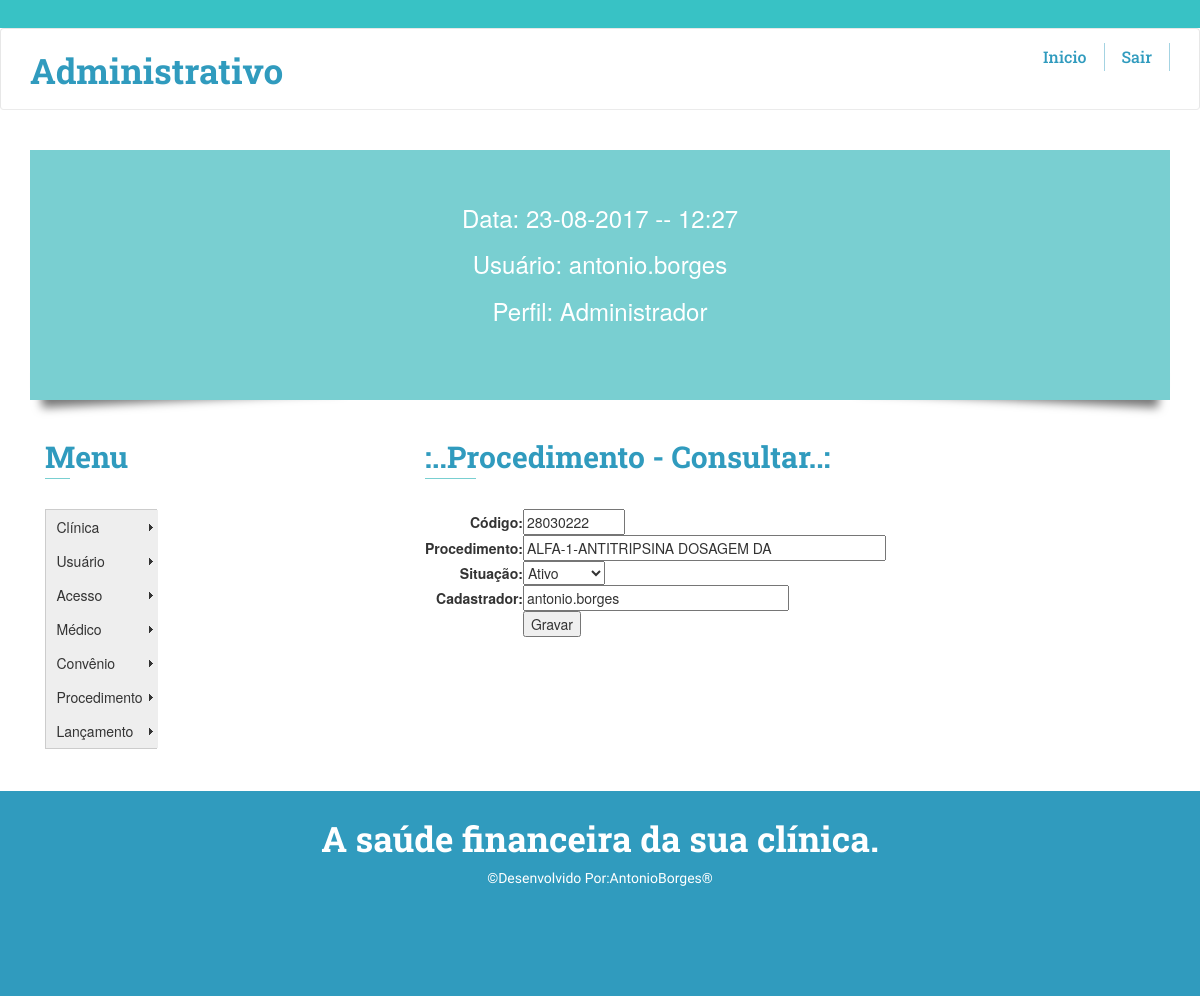
The page /administrativo/Adm_Proc03.php?id_proc=106 (signed in) on the database its author committed.
### tables this page shows
CREATE TABLE IF NOT EXISTS `acesso` (
  `id_ace` int(11) NOT NULL AUTO_INCREMENT,
  `usu_data` date NOT NULL,
  `usu_id` int(5) NOT NULL,
  `login` varchar(20) NOT NULL,
  `senha` varchar(20) NOT NULL,
  `perfil_id` int(2) NOT NULL,
  `situacao_ace` int(2) NOT NULL,
  `cadastrador_ace` varchar(40) NOT NULL,
  PRIMARY KEY (`id_ace`),
  UNIQUE KEY `login` (`login`),
  KEY `usu_id` (`usu_id`),
  KEY `perfil_id` (`perfil_id`),
  KEY `situacao_ace` (`situacao_ace`)
);

CREATE TABLE IF NOT EXISTS `perfil` (
  `id_pf` int(11) NOT NULL AUTO_INCREMENT,
  `nome_pf` varchar(40) NOT NULL,
  PRIMARY KEY (`id_pf`)
);

CREATE TABLE IF NOT EXISTS `procedimentos` (
  `id_proc` int(11) NOT NULL AUTO_INCREMENT,
  `cod_proc` varchar(20) NOT NULL,
  `nome_proc` varchar(255) NOT NULL,
  `situacao_proc` int(2) NOT NULL,
  `cadastrador_proc` varchar(40) NOT NULL,
  PRIMARY KEY (`id_proc`)
);

CREATE TABLE IF NOT EXISTS `situacao` (
  `id_situa` int(11) NOT NULL AUTO_INCREMENT,
  `tipo_situa` varchar(40) NOT NULL,
  PRIMARY KEY (`id_situa`)
);

### administrativo/Adm_Proc03.php (the view, shortened to what this page needs)
<?php require_once('../Connections/rec01.php'); ?>
<?php
$logoutAction = $_SERVER['PHP_SELF']."?doLogout=true";
if ((isset($_SERVER['QUERY_STRING'])) && ($_SERVER['QUERY_STRING'] != "")){
  $logoutAction .="&". htmlentities($_SERVER['QUERY_STRING']);
}
?>
<?php
if (!function_exists("GetSQLValueString")) {
function GetSQLValueString($theValue, $theType, $theDefinedValue = "", $theNotDefinedValue = "")
{
  $theValue = function_exists("mysql_real_escape_string") ? mysql_real_escape_string($theValue) : mysql_escape_string($theValue);
  switch ($theType) {
    case "long":
    case "int":
      $theValue = ($theValue != "") ? intval($theValue) : "NULL";
      break;
  }
  return $theValue;
}
}
$editFormAction = $_SERVER['PHP_SELF'];
if (isset($_SERVER['QUERY_STRING'])) {
  $editFormAction .= "?" . htmlentities($_SERVER['QUERY_STRING']);
}
$colname_cs_proc = "-1";
if (isset($_GET['id_proc'])) {
  $colname_cs_proc = $_GET['id_proc'];
}
$query_cs_proc = sprintf("SELECT id_proc, cod_proc, nome_proc, situacao_proc, cadastrador_proc FROM procedimentos WHERE id_proc = %s", GetSQLValueString($colname_cs_proc, "int"));
$cs_proc = mysql_query($query_cs_proc, $rec01) or die(mysql_error());
$row_cs_proc = mysql_fetch_assoc($cs_proc);
$query_cs_situacao = "SELECT id_situa, tipo_situa FROM situacao";
$cs_situacao = mysql_query($query_cs_situacao, $rec01) or die(mysql_error());
$row_cs_situacao = mysql_fetch_assoc($cs_situacao);
?>
<!doctype html>
<html>
<link href="../SpryAssets/SpryValidationTextField.css" rel="stylesheet" type="text/css">
	<body>
		<div class="header" id="home">
			<div class="header-top">
			</div>
			<div class="header_nav" id="home">
<nav class="navbar navbar-default chn-gd">
					<div class="container">
					<div class="navbar-header">
					<a class="navbar-brand logo-st" href="#">Administrativo</a>
					</div>
					<div class="collapse navbar-collapse" id="bs-example-navbar-collapse-1">
					<ul class="nav navbar-nav navbar-right">
						<li>
						<a href="./principal_Adm01.php">Inicio</a>
						</li>
						<li>
						<a href="<?php echo $logoutAction ?>">Sair</a>
						</li>
					</ul>
					</div>
				  </div>
				</nav>
            </div>
		</div>
             <?php include('../restrito/identifica01.php');?>
				<?php include('../restrito/Menu_lateral.php');?>
                        <div class="col-md-8 ser-fet">
						<h3>:..Procedimento - Consultar..:</h3>
						<span class="line"></span>
						<div class="features">
							<div class="col-md-6 fet-pad">
								<div class="div-margin">
									<div>
                                      <form method="post" name="form1" action="<?php echo $editFormAction; ?>">
                                        <table width="100%" border="0" align="center" cellpadding="10" cellspacing="10">
                                          <tr valign="baseline">
                                            <td width="14%" align="right" nowrap><strong>Código:</strong></td>
                                            <td width="86%"><input name="cod_proc" type="text" value="<?php echo htmlentities($row_cs_proc['cod_proc'], ENT_COMPAT, ''); ?>" size="10" maxlength="9"></td>
                                          </tr>
                                          <tr valign="baseline">
                                            <td nowrap align="right"><strong>Procedimento:</strong></td>
                                            <td><input name="nome_proc" type="text" value="<?php echo htmlentities($row_cs_proc['nome_proc'], ENT_COMPAT, ''); ?>" size="45" maxlength="255"></td>
                                          </tr>
                                          <tr valign="baseline">
                                            <td nowrap align="right"><strong>Situação:</strong></td>
                                            <td>
                                              <select name="situacao_proc" id="situacao_proc">
                                                <?php
												do {
												?>
												<option value="<?php echo $row_cs_situacao['id_situa']?>"<?php if (!(strcmp($row_cs_situacao['id_situa'], $row_cs_proc['situacao_proc']))) {echo "selected=\"selected\"";} ?>><?php echo $row_cs_situacao['tipo_situa']?></option>
												<?php
												} while ($row_cs_situacao = mysql_fetch_assoc($cs_situacao));
												?>
                                            </select></td>
                                          </tr>
                                          <tr valign="baseline">
                                            <td nowrap align="right"><strong>Cadastrador:</strong></td>
                                            <td><input type="text" name="cadastrador_proc" value="<?php echo htmlentities($row_cs_proc['cadastrador_proc'], ENT_COMPAT, ''); ?>" size="32"></td>
                                          </tr>
                                          <tr valign="baseline">
                                            <td nowrap align="right">&nbsp;</td>
                                            <td><input type="submit" value="Gravar"></td>
                                          </tr>
                                        </table>
                                      </form>
                                  </div>
                              </div>
                          </div>
                          </div>
                        </div>
</body>
</html>

### restrito/identifica01.php (shortened to what this page needs)
<?php require_once('../Connections/rec01.php'); ?>
<?php
$usuario=$_SESSION['MM_Username'];
$query_cs_usuario = "SELECT id_ace, usu_data, usu_id, login, senha, perfil_id, situacao_ace, cadastrador_ace, id_pf, nome_pf FROM acesso, perfil WHERE perfil_id=id_pf AND login='$usuario'";
$cs_usuario = mysql_query($query_cs_usuario, $rec01) or die(mysql_error());
$row_cs_usuario = mysql_fetch_assoc($cs_usuario);
?>
<html>
	<body>
			<div class="container">
				<ul class="box-shadow effect2">
					<li>
                    	<h3><font color="white" size="+2"><?php  date_default_timezone_set('America/Sao_Paulo');
																	$date = date('d-m-Y -- H:i');
																	echo "Data:&nbsp;".$date;
														            ?></font></h3><br>
						<h3><font color="white" size="+2"><?php  echo "Usuário:&nbsp".$_SESSION['MM_Username'];?></font></h3><br>
                        <h3><font color="white" size="+2"><?php  echo "Perfil:&nbsp".$perfil=$row_cs_usuario['nome_pf'];?></font></h3><br>
					</li>
				</ul>
			</div>
	</body>
</html>

### css/style.css (style rules this page uses)
h4, h5, h6, h1, h2, h3 { margin: 0; }
ul, ol, li { margin: 0; }
p { margin: 0; }
body { margin:0; padding:0; }
.header-top { background:#38c2c5; padding: 1em 0em; }
.navbar-header a.navbar-brand.logo-st,.navbar-header a.navbar-brand.logo-st:hover { font-family: 'Roboto Slab', serif; font-weight:700; font-size: 35px; text-decoration:none; color:#309BBE; margin-top: 2px; }
nav.navbar.navbar-default.chn-gd { background-color: #fff; border-bottom: 1px solid #EBEBEB; padding: 1em 0em; margin: 0; }
.navbar-default .navbar-nav>li { border-right:1px solid rgba(48, 155, 190, 0.44); padding: 0px 5px 0px; }
.navbar-default .navbar-nav>li>a:focus,.navbar-default .navbar-nav>li>a { padding: 4px 12px; color: #309BBE !important; font-family: 'Roboto Slab', serif; font-weight: 500; font-size: 16px; }
ul.box-shadow li { text-align:center; position:relative; top:55px; }
ul.box-shadow { width:100%; height:250px; background:#79CFD1; margin:40px auto; }
.effect2 { position: relative; }
.effect2:before, .effect2:after { z-index: -1; position: absolute; content: ""; bottom: 15px; left: 10px; width: 50%; top: 80%; max-width:300px; background: #777; -webkit-box-shadow: 0 15px 10px #777; -moz-box-shadow: 0 15px 10px #777; box-shadow: 0 15px 10px #777; -webkit-transform: rotate(-3deg); -moz-transform: rotate(-3deg); -o-transform: rotate(-3deg); -ms-transform: rotate(-3deg); transform: rotate(-3deg); }
.effect2:after { -webkit-transform: rotate(3deg); -moz-transform: rotate(3deg); -o-transform: rotate(3deg); -ms-transform: rotate(3deg); transform: rotate(3deg); right: 10px; left: auto; }
.ser-fet h3 { color: #309BBE; font-weight: 700; font-family: 'Roboto Slab', serif; margin-bottom: 5px; font-size: 30px; }
span.line { height: 1px; background-color: #79CFD1; display: block; width: 7%; }
ul { padding: 0; list-style: none; }
.features { margin-top: 30px; }
.fet-pad { padding:0px 0px 0px 0px; }
.div-margin { padding-bottom: 35px; }
.footer { background:#309BBE; padding:2em 0em; }
.footer-text { text-align:center; }
.footer-text h3 a,.footer-text h3 a:hover { font-family: 'Roboto Slab', serif; font-weight: 700; font-size: 35px; text-decoration: none; color: #fff; margin-bottom: 10px; }
.footer-text p { margin-top: 10px; color: #fff; font-family: 'Monda', sans-serif; font-size: 14px; font-weight: 100; }

### rows shown on the page
acesso: perfil.nome_pf "Administrador"
procedimentos: cod_proc "28030222", nome_proc "ALFA-1-ANTITRIPSINA DOSAGEM DA", situacao_proc "Ativo", cadastrador_proc "antonio.borges"

### other values the page prints
$date "23-08-2017 -- 12:27"
$_SESSION['MM_Username'] "antonio.borges"
